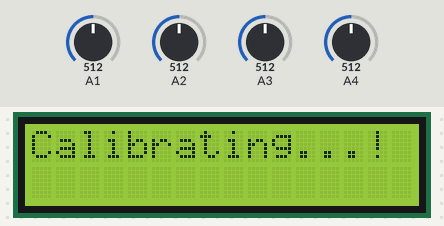
The sketch below on a simulated Arduino MKR. Shown: 16×2 character LCD. The test bench sets the inputs (shaded band); at power-on: A1 = 512, A2 = 512, A3 = 512, A4 = 512. WiFi joins after 1.5 s; servers stay silent unless stated; uploads are accepted with an empty reply; what the sketch prints to the serial monitor is not drawn.

Above: at 2.1 s.
At 47.2 s:
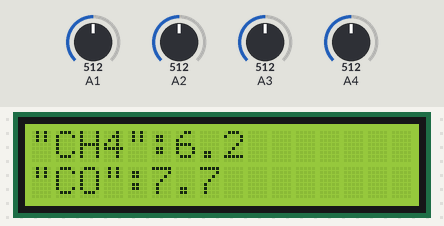
At 49.2 s:
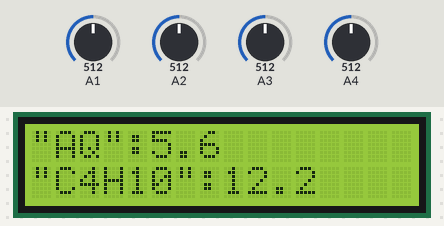
At 51.2 s:
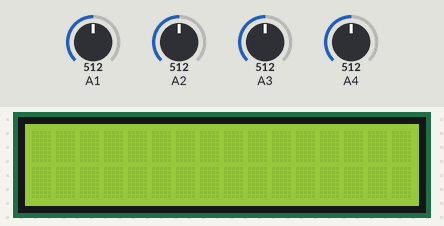

Measured:
- by itself, everything shown: repeats every 7.8 s, in 3 steps
- what the display in image 0 shows lasts 41.0 s, from 2.1 s to 43.1 s
- what the display in image 1 shows lasts 2.0 s, from 47.1 s to 49.1 s
- what the display in image 3 shows lasts 3.9 s, from 51.1 s to 55.0 s

The sketch:

sketch.ino
```cpp
#define METHANE A1
#define CARBONMON A2
#define AIRQUALITY A3
#define BUTANE A4
#include <WiFiNINA.h>
#include <WiFiSSLClient.h>
#include <Arduino_JSON.h>
#include <LiquidCrystal.h>

#define rs 2
#define en 3
#define d4 6
#define d5 7
#define d6 8
#define d7 9

#define BUZZER_PIN 5

LiquidCrystal lcd(rs, en, d4, d5, d6, d7);

const char* googleApiKey = "AIzaSyBhtNkbQ5YXhmec7bhffRRaONVgl6g76mA";
#define SECRET_SSID "KarenNurlybekovIphone" // hotspot name
#define SECRET_PASS "Qwe12345" // password hotspot
char server[] = "www.googleapis.com";             // Geolocation server
WiFiSSLClient client;

const int loadResistor = 10;   // Load resistor value in kilo-ohms
String latitude, longitude = "";
// Baseline resistance values for each sensor
float R_0_methane = 0.0;
float R_0_carbonmon = 0.0;
float R_0_airquality = 0.8;
float R_0_butane = 0.1;
// Constants for each sensor (curve and constant values from datasheets)
float sensorCurve_methane = 0.3, gasConstant_methane = -0.38;    // MQ4: Methane
float sensorCurve_carbonmon = 0.4, gasConstant_carbonmon = -0.45; // MQ7: Carbon Monoxide
float sensorCurve_airquality = 0.35, gasConstant_airquality = -0.47; // MQ135: NH3
float sensorCurve_butane = 0.5, gasConstant_butane = -0.46;    // MQ6: Butane

char serverflask[] = "flasktest-f0ctd4emdsgkffea.canadacentral-01.azurewebsites.net";

void setup() {
  Serial.begin(9600);

  delay(2000);
  lcd.begin(16, 2);
  lcd.print("Welcome!");

  Serial.println("Starting sensor calibration...");
  lcd.clear();
lcd.print("Calibrating...!");
delay(1000);
  // Run calibration in clean air for each sensor
  R_0_methane = calibrateSensor(METHANE, 10);
  R_0_carbonmon = calibrateSensor(CARBONMON, 10);
  R_0_airquality = calibrateSensor(AIRQUALITY, 10);
  R_0_butane = calibrateSensor(BUTANE, 10);


  // Print calibration results
  Serial.print("MQ4 (Methane) Calibration completed. R_0 = ");
  Serial.print(R_0_methane);
  Serial.println(" kOhms");

  Serial.print("MQ7 (Carbon Monoxide) Calibration completed. R_0 = ");
  Serial.print(R_0_carbonmon);
  Serial.println(" kOhms");

  Serial.print("MQ135 (Air Quality) Calibration completed. R_0 = ");
  Serial.print(R_0_airquality);
  Serial.println(" kOhms");

  Serial.print("MQ6 (Butane) Calibration completed. R_0 = ");
  Serial.print(R_0_butane);
  Serial.println(" kOhms");

lcd.clear();
lcd.print("Calibration done");

  // Connect to WiFi with timeout
  Serial.println("Connecting to WiFi...");
  lcd.print("Connecting to WiFif");
  unsigned long startAttemptTime = millis();
  while (WiFi.status() != WL_CONNECTED && millis() - startAttemptTime < 10000) { // 10 seconds timeout
    WiFi.begin(SECRET_SSID, SECRET_PASS);
    delay(1000);
  }

  if (WiFi.status() == WL_CONNECTED) {
    Serial.println("Connected to WiFi");
    lcd.clear();
  } else {
    Serial.println("Failed to connect to WiFi. Proceeding without connection.");
  }

  pinMode(BUZZER_PIN, OUTPUT);
  noTone(BUZZER_PIN); // Ensure the buzzer is off at startup
}

void loop() {
  requestDataFromFlask();
  lcd.setCursor(0,0);
  lcd.clear();
 if (WiFi.status() == WL_CONNECTED) {
    // Get sensor and geolocation data
    String sensorData = readSensorData();      // Get sensor values
    String locationData = fetchGeolocation();   // Get latitude and longitude
    String sensorDataLCD = readSensorDataLCD();
    Serial.println(sensorData);

  int firstComma = sensorDataLCD.indexOf(',', 0);
  int secondComma = sensorDataLCD.indexOf(',', firstComma + 1);
  int thirdComma = sensorDataLCD.indexOf(',', secondComma + 1);

  String line1 = sensorDataLCD.substring(0, firstComma);
  String line2 = sensorDataLCD.substring(firstComma + 1, secondComma);
  String line3 = sensorDataLCD.substring(secondComma + 1, thirdComma);
  String line4 = sensorDataLCD.substring(thirdComma + 1);

  lcd.clear();
  // Display each part on a different line of the LCD
  lcd.setCursor(0, 0);
  lcd.print(line1);

  lcd.setCursor(0, 1);
  lcd.print(line2);
  delay(2000);
  lcd.clear();
  lcd.setCursor(0, 0);
  lcd.print(line3);

  lcd.setCursor(0, 1);
  lcd.print(line4);

  delay(2000); // Adjust the delay as needed
  lcd.clear();

    String jsonData = "{" + sensorData + "," + locationData + "}";

    // Print or send jsonData to the server
    Serial.println("Combined JSON Data: " + jsonData);

    // Send data to Flask server
    sendDataToFlask(jsonData);
  } else{
    lcd.clear();
    lcd.print("Re-Connecting to wifif");
    reconnectWiFi();
  }

  delay(2000); // Wait before the next loop
}

void reconnectWiFi() {
  Serial.println("Reconnecting to WiFi...");
  WiFi.begin(SECRET_SSID, SECRET_PASS);
  unsigned long startAttemptTime = millis();

  while (WiFi.status() != WL_CONNECTED && millis() - startAttemptTime < 10000) {
    delay(500);
    Serial.print(".");
  }

  if (WiFi.status() == WL_CONNECTED) {
    Serial.println("Reconnected to WiFi.");
  } else {
    Serial.println("Failed to reconnect.");
  }
}

String fetchGeolocation() {
  Serial.println("Connecting to Google Geolocation server...");
  if (client.connect(server, 443)) {
    Serial.println("Connected to the server!");

    String payload = "{\"wifiAccessPoints\": []}";

    // Send HTTP POST request
    client.println("POST /geolocation/v1/geolocate?key=" + String(googleApiKey) + " HTTP/1.1");
    client.println("Host: www.googleapis.com");
    client.println("Content-Type: application/json");
    client.print("Content-Length: ");
    client.println(payload.length());
    client.println("Connection: close");
    client.println();
    client.println(payload);

    // Collect response
    String response = "";
    unsigned long startTime = millis();
    while ((client.connected() || client.available()) && (millis() - startTime < 5000)) {
      if (client.available()) {
        response += client.readString();
      }
    }
    client.stop();

    int latIndex = response.indexOf("\"lat\":");
  int lngIndex = response.indexOf("\"lng\":");
  if (latIndex != -1 && lngIndex != -1) {
    String latitude = response.substring(latIndex + 6, response.indexOf(",", latIndex));
    String longitude = response.substring(lngIndex + 6, response.indexOf("\n", lngIndex));

    return "\"latitude\":" + latitude + ",\"longitude\":" + longitude;
  } else {
    Serial.println("Latitude and Longitude not found in response.");
    return "\"latitude\":\"\",\"longitude\":\"\"";
  }
  }
}

String readSensorDataLCD() {
  float ppm_methane = calculatePPM(METHANE, R_0_methane, sensorCurve_methane, gasConstant_methane);
  float ppm_carbonmon = calculatePPM(CARBONMON, R_0_carbonmon, sensorCurve_carbonmon, gasConstant_carbonmon);
  float ppm_airquality = calculatePPM(AIRQUALITY, R_0_airquality, sensorCurve_airquality, gasConstant_airquality);
  float ppm_butane = calculatePPM(BUTANE, R_0_butane, sensorCurve_butane, gasConstant_butane);

  return "\"CH4\":" + String(ppm_methane, 1) +
         ",\"CO\":" + String(ppm_carbonmon, 1) +
         ",\"AQ\":" + String(ppm_airquality, 1) +
         ",\"C4H10\":" + String(ppm_butane, 1);
}


String readSensorData() {
  float ppm_methane = calculatePPM(METHANE, R_0_methane, sensorCurve_methane, gasConstant_methane);
  float ppm_carbonmon = calculatePPM(CARBONMON, R_0_carbonmon, sensorCurve_carbonmon, gasConstant_carbonmon);
  float ppm_airquality = calculatePPM(AIRQUALITY, R_0_airquality, sensorCurve_airquality, gasConstant_airquality);
  float ppm_butane = calculatePPM(BUTANE, R_0_butane, sensorCurve_butane, gasConstant_butane);

  return "\"methane\":" + String(ppm_methane, 2) +
         ",\"carbonmonoxide\":" + String(ppm_carbonmon, 2) +
         ",\"airquality\":" + String(ppm_airquality, 2) +
         ",\"butane\":" + String(ppm_butane, 2);
}

void sendDataToFlask(String jsonData) {
  Serial.println("Connecting to Flask server...");
  if (client.connect(serverflask, 443)) {
    // Construct HTTP request headers
    client.println("POST /receive_data HTTP/1.1");
    client.println("Host: " + String(serverflask));
    client.println("Content-Type: application/json");
    client.print("Content-Length: ");
    client.println(jsonData.length());
    client.println();
    client.println(jsonData);

    // Read the server response
    unsigned long timeout = millis();
    while (client.connected() || client.available()) {
      if (millis() - timeout > 5000) break; // Timeout after 5 seconds
      if (client.available()) {
        char c = client.read();
        Serial.print(c);
      }
    }
    client.stop();
    Serial.println("\nData sent and connection closed.");
  } else {
    Serial.println("Connection to Flask server failed");
  }
}


void requestDataFromFlask() {
  Serial.println("Connecting to Flask server...");
  if (client.connect(serverflask, 443)) {
    // Construct HTTP GET request
    client.println("GET /dangerLevels HTTP/1.1");
    client.print("Host: ");
    client.println(serverflask);
    client.println("Connection: close");
    client.println();

    Serial.println("GET request sent to Flask server.");

    // Wait for server response
    unsigned long timeout = millis();
    while (!client.available()) {
      if (millis() - timeout > 5000) {
        Serial.println(">>> Client Timeout !");
        client.stop();
        return;
      }
    }

    // Read status line
    String status_line = client.readStringUntil('\r');
    Serial.println("Status line: " + status_line);
    client.read(); // Skip '\n'

    // Read headers
    String line = "";
    while (client.connected()) {
      line = client.readStringUntil('\r');
      client.read(); // Skip '\n'
      if (line.length() == 0) {
        // Headers ended
        break;
      }
      Serial.println("Header: " + line);
    }

    // Read the body
    String response = "";
    while (client.available()) {
      response += (char)client.read();
    }

    Serial.println("Server response: " + response);

    response.trim();

    JSONVar outerObj = JSON.parse(response);

    if (JSON.typeof(outerObj) == "undefined") {
      Serial.println("Parsing outer JSON failed!");
      return;
    }

    // Extract the 'fetched_string' value
    String fetchedString = (const char*)outerObj["fetched_string"];

    JSONVar innerObj = JSON.parse(fetchedString);

    if (JSON.typeof(innerObj) == "undefined") {
      Serial.println("Parsing inner JSON failed!");
      return;
    }

    // Extract the 'danger' array
    JSONVar dangerArray = innerObj["danger"];

    if (JSON.typeof(dangerArray) == "undefined") {
      Serial.println("Failed to get 'danger' array!");
      return;
    }

    // Get the first element of the 'danger' array
    int dangerValue = (int)dangerArray[0];

    if (dangerValue == 1) { // Alert
      tone(BUZZER_PIN, 1000);
      Serial.println("Alert received. Buzzer activated.");
    } else if (dangerValue == 0) { // No alert
      noTone(BUZZER_PIN);
      Serial.println("Normal received. Buzzer deactivated.");
    } else {
      Serial.println("Unknown danger value: " + String(dangerValue));
    }

    client.stop();
    Serial.println("Connection closed.");
  } else {
    Serial.println("Connection to Flask server failed");
  }
}


float calibrateSensor(int sensorPin, int duration) {
  unsigned long startTime = millis();
  int readingsCount = 0;
  float sumR_s = 0.0;

  while (millis() - startTime < duration * 1000) {
    int sensorValue = analogRead(sensorPin);
    float sensorVoltage = (sensorValue / 1023.0) * 5.0;
    float R_s = loadResistor * (5.0 - sensorVoltage) / sensorVoltage;
    sumR_s += R_s;
    readingsCount++;
    delay(10000);  // Take a reading every second
  }

  return sumR_s / readingsCount;  // Return the average R_s as R_0
}

float calculatePPM(int sensorPin, float R_0, float sensorCurve, float gasConstant) {
  int sensorValue = analogRead(sensorPin);
  float sensorVoltage = (sensorValue / 1023.0) * 5.0;
  float R_s = loadResistor * (5.0 - sensorVoltage) / sensorVoltage;
  float ratio = R_s / R_0;
  return pow(10, (log10(ratio) - sensorCurve) / gasConstant);  // Convert ratio to ppm
}
```
